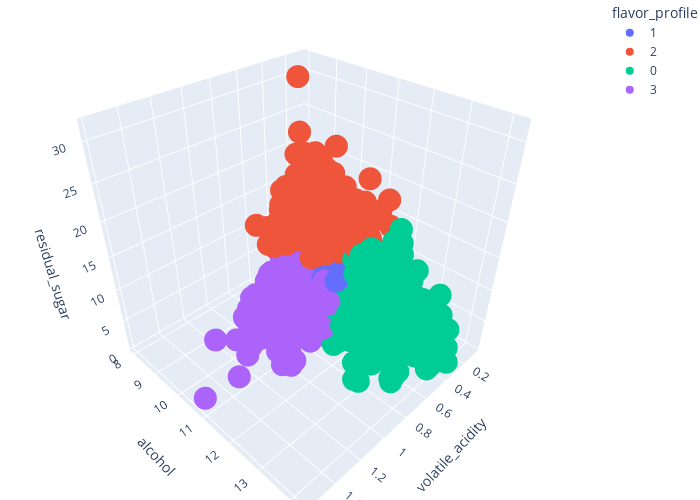

The notebook cell this image was saved under:
### Code cell
import plotly.express as px
fig = px.scatter_3d(df, 
                    x = feats[0],
                    y = feats[3],
                    z = feats[2],
                    color='flavor_profile',
                    )
fig.update_layout(width=700, height=500)
fig.update_layout(margin={"r":0,"t":0,"l":10,"b":0})
fig.show()

### Figure 1 — Plotly figure (JSON) as saved in the notebook; plotly's stock layout.template omitted (floating-point values rounded to 4 significant figures; data arrays with more than 128 entries replaced by an {"elided": "..."} marker saying what was removed)
{"data": [{"hovertemplate": "flavor_profile=1<br>volatile_acidity=%{x}<br>alcohol=%{y}<br>residual_sugar=%{z}<extra></extra>", "legendgroup": "1", "marker": {"color": "#636efa", "symbol": "circle"}, "mode": "markers", "name": "1", "scene": "scene", "showlegend": true, "type": "scatter3d", "x": {"elided": "1078 float values"}, "y": {"elided": "1078 float values"}, "z": {"elided": "1078 float values"}}, {"hovertemplate": "flavor_profile=2<br>volatile_acidity=%{x}<br>alcohol=%{y}<br>residual_sugar=%{z}<extra></extra>", "legendgroup": "2", "marker": {"color": "#EF553B", "symbol": "circle"}, "mode": "markers", "name": "2", "scene": "scene", "showlegend": true, "type": "scatter3d", "x": {"elided": "703 float values"}, "y": {"elided": "703 float values"}, "z": {"elided": "703 float values"}}, {"hovertemplate": "flavor_profile=0<br>volatile_acidity=%{x}<br>alcohol=%{y}<br>residual_sugar=%{z}<extra></extra>", "legendgroup": "0", "marker": {"color": "#00cc96", "symbol": "circle"}, "mode": "markers", "name": "0", "scene": "scene", "showlegend": true, "type": "scatter3d", "x": {"elided": "862 float values"}, "y": {"elided": "862 float values"}, "z": {"elided": "862 float values"}}, {"hovertemplate": "flavor_profile=3<br>volatile_acidity=%{x}<br>alcohol=%{y}<br>residual_sugar=%{z}<extra></extra>", "legendgroup": "3", "marker": {"color": "#ab63fa", "symbol": "circle"}, "mode": "markers", "name": "3", "scene": "scene", "showlegend": true, "type": "scatter3d", "x": {"elided": "549 float values"}, "y": {"elided": "549 float values"}, "z": {"elided": "549 float values"}}], "layout": {"height": 500, "legend": {"title": {"text": "flavor_profile"}, "tracegroupgap": 0}, "margin": {"b": 0, "l": 10, "r": 0, "t": 0}, "scene": {"domain": {"x": [0, 1], "y": [0, 1]}, "xaxis": {"title": {"text": "volatile_acidity"}}, "yaxis": {"title": {"text": "alcohol"}}, "zaxis": {"title": {"text": "residual_sugar"}}}, "width": 700}}
